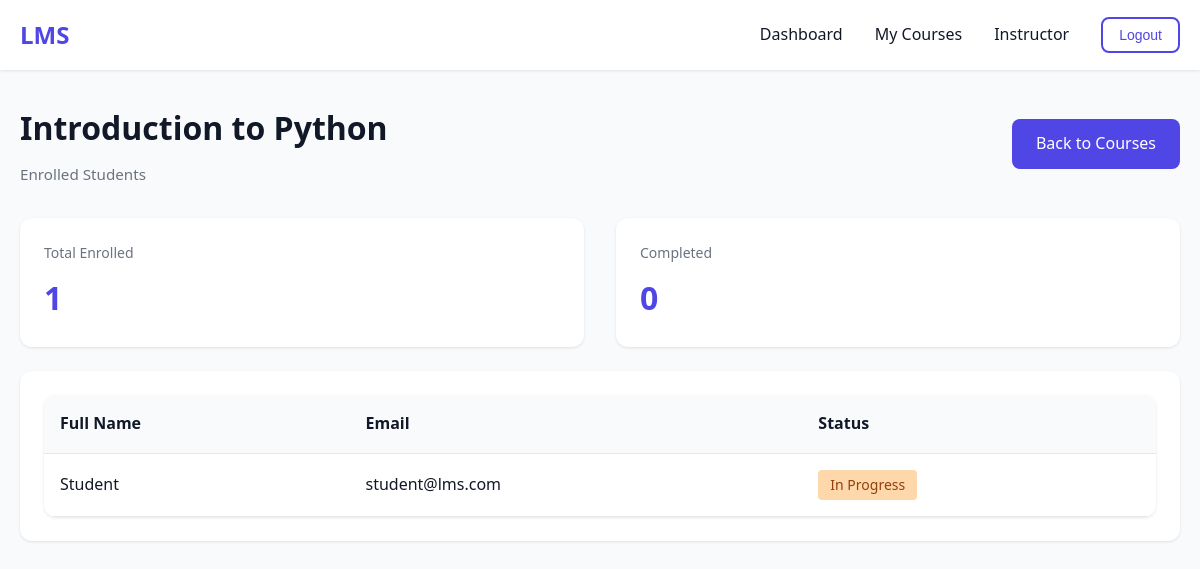
Screenshot of /Instructor/view_students.php?id=1 (signed in) with the database file from the repository.
### tables this page shows
CREATE TABLE IF NOT EXISTS `enrollments` (
  `enrollment_id` int(11) NOT NULL,
  `student_id` int(11) NOT NULL,
  `course_id` int(11) NOT NULL
);

CREATE TABLE IF NOT EXISTS `users` (
  `user_id` int(11) NOT NULL,
  `email` varchar(255) NOT NULL,
  `password_hash` varchar(255) NOT NULL,
  `full_name` varchar(255) NOT NULL,
  `role` enum('student','instructor','admin') NOT NULL,
  `admin_status` enum('pending','accepted','rejected') DEFAULT 'pending',
  `instructor_status` enum('pending','accepted','rejected') DEFAULT 'pending',
  `joined_at` datetime DEFAULT current_timestamp()
);

### Instructor/view_students.php (the view, shortened to what this page needs)
<?php
require_once __DIR__ . '/../Shared/db_connection.php';
$instructor_id = $_SESSION['user_id'];
$course_id = isset($_GET['id']) ? intval($_GET['id']) : 0;
$course_check = $pdo->prepare("SELECT course_id, title FROM courses WHERE course_id = ? AND instructor_id = ?");
$course_check->execute([$course_id, $instructor_id]);
$course = $course_check->fetch(PDO::FETCH_ASSOC);
$stmt = $pdo->prepare("
    SELECT u.user_id, u.full_name, u.email, e.enrollment_id,
           (SELECT is_completed FROM student_course_status WHERE student_id = u.user_id AND course_id = ?) AS is_completed
    FROM enrollments e
    JOIN users u ON e.student_id = u.user_id
    WHERE e.course_id = ?
    ORDER BY u.full_name ASC
");
$stmt->execute([$course_id, $course_id]);
$students = $stmt->fetchAll(PDO::FETCH_ASSOC);
?>
<!DOCTYPE html>
<html lang="en">
<head>
</head>
<body>
    <header>
        <div class="container">
            <nav class="navbar">
                <a href="dashboard.php" class="logo">LMS</a>
                <ul class="nav-links">
                    <li><a href="dashboard.php">Dashboard</a></li>
                    <li><a href="courses.php">My Courses</a></li>
                    <li><span><?php echo htmlspecialchars($_SESSION['full_name']); ?></span></li>
                    <li>
                        <form action="../Shared/logout.php" method="POST" style="display: inline;">
                            <button type="submit" class="btn btn-sm btn-outline">Logout</button>
                        </form>
                    </li>
                </ul>
            </nav>
        </div>
    </header>
    <div class="container" style="margin-top: 2rem;">
        <div class="header-info">
            <div class="course-title-section">
                <h1><?php echo htmlspecialchars($course['title']); ?></h1>
                <p>Enrolled Students</p>
            </div>
            <a href="courses.php" class="btn btn-primary">Back to Courses</a>
        </div>
        <div class="stats">
            <div class="stat-box">
                <h3>Total Enrolled</h3>
                <p><?php echo count($students); ?></p>
            </div>
            <div class="stat-box">
                <h3>Completed</h3>
                <p><?php echo count(array_filter($students, function($s) { return (int)($s['is_completed'] ?? 0) === 1; })); ?></p>
            </div>
        </div>
        <div class="card">
            <?php if (empty($students)): ?>
                <p style="text-align: center; color: #6B7280; padding: 2rem;">No students enrolled in this course yet.</p>
            <?php else: ?>
                <table class="table">
                    <thead>
                        <tr>
                            <th>Full Name</th>
                            <th>Email</th>
                            <th>Status</th>
                        </tr>
                    </thead>
                    <tbody>
                        <?php foreach ($students as $student): ?>
                            <tr>
                                <td><?php echo htmlspecialchars($student['full_name']); ?></td>
                                <td><?php echo htmlspecialchars($student['email']); ?></td>
                                <td>
                                    <span class="badge badge-<?php echo ((int)($student['is_completed'] ?? 0) === 1) ? 'completed' : 'not-completed'; ?>">
                                        <?php echo ((int)($student['is_completed'] ?? 0) === 1) ? 'Completed' : 'In Progress'; ?>
                                    </span>
                                </td>
                            </tr>
                        <?php endforeach; ?>
                    </tbody>
                </table>
            <?php endif; ?>
        </div>
    </div>
</body>
</html>

### Instructor/view_students.php (style rules this page uses)
* { margin: 0; padding: 0; box-sizing: border-box; }
body { font-family: 'Segoe UI', Tahoma, Geneva, Verdana, sans-serif; line-height: 1.6; color: #111827; background-color: #F9FAFB; }
.container { max-width: 1200px; margin: 0 auto; padding: 0 20px; }
header { background-color: white; box-shadow: 0 1px 3px rgba(0,0,0,0.1); position: sticky; top: 0; z-index: 1000; }
.navbar { display: flex; justify-content: space-between; align-items: center; padding: 1rem 0; }
.logo { font-size: 1.5rem; font-weight: bold; color: #4F46E5; text-decoration: none; }
.nav-links { display: flex; list-style: none; gap: 2rem; align-items: center; }
.nav-links a { text-decoration: none; color: #111827; font-weight: 500; transition: color 0.3s; }
.btn { display: inline-block; padding: 0.75rem 1.5rem; border: none; border-radius: 0.5rem; font-size: 1rem; font-weight: 500; cursor: pointer; text-decoration: none; text-align: center; transition: all 0.3s; }
.btn-primary { background-color: #4F46E5; color: white; }
.btn-outline { background-color: transparent; border: 2px solid #4F46E5; color: #4F46E5; }
.btn-sm { padding: 0.5rem 1rem; font-size: 0.875rem; }
.card { background: white; border-radius: 0.75rem; padding: 1.5rem; box-shadow: 0 1px 3px rgba(0,0,0,0.1); margin-bottom: 1.5rem; }
.table { width: 100%; border-collapse: collapse; background: white; border-radius: 0.75rem; overflow: hidden; box-shadow: 0 1px 3px rgba(0,0,0,0.1); }
.table th, .table td { padding: 1rem; text-align: left; border-bottom: 1px solid #E5E7EB; }
.table th { background-color: #F9FAFB; font-weight: 600; color: #111827; }
.badge { display: inline-block; padding: 0.25rem 0.75rem; border-radius: 0.25rem; font-size: 0.875rem; font-weight: 500; }
.badge-not-completed { background-color: #FED7AA; color: #92400E; }
.header-info { display: flex; justify-content: space-between; align-items: center; margin-bottom: 2rem; }
.course-title-section h1 { margin-bottom: 0.5rem; }
.course-title-section p { color: #6B7280; font-size: 0.95rem; }
.stats { display: flex; gap: 2rem; margin-bottom: 1.5rem; }
.stat-box { background: white; padding: 1.5rem; border-radius: 0.75rem; box-shadow: 0 1px 3px rgba(0,0,0,0.1); flex: 1; }
.stat-box h3 { color: #6B7280; font-size: 0.875rem; font-weight: 500; margin-bottom: 0.5rem; }
.stat-box p { font-size: 2rem; font-weight: bold; color: #4F46E5; }

### rows the page displays
courses: title "Introduction to Python"
enrollments: student.full_name "Student", student.email "student@lms.com"

### other values shown
$_SESSION['full_name'] "Instructor"
count($students) "1"
